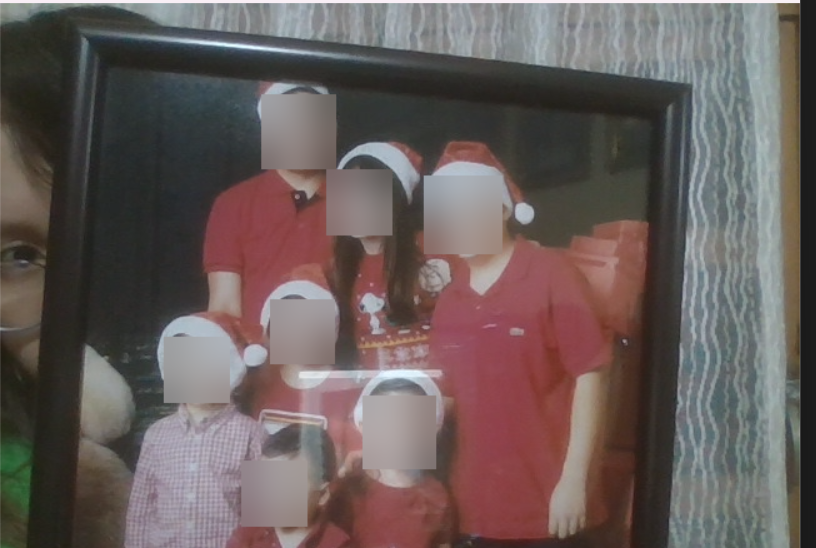
#> input picture Example1.png, 816 x 548 px, given in place of the camera
$ python main.py
#> lines starting #> are read from the running program, lines starting #| are printed output that depends on the picture; after the words box and inside, x2 and y2 are one past the last pixel; in counts of white or black regions, pixels touching at a corner belong together
import cv2

# initiates video capture
video = cv2.VideoCapture(0) #Sets 0 at camera ID
video.set (3, 640) # set width
video.set (4, 480) # set height

# Add haar cascade classifiers
#Data of frontal face classifiers
frontal_cascade = cv2.CascadeClassifier(cv2.data.haarcascades
                                        + 'haarcascade_frontalface_default.xml')

#Data of profile face classifiers
profile_cascade = cv2.CascadeClassifier(cv2.data.haarcascades
                                        + 'haarcascade_profileface.xml')

# Loop that initiates the camera
while True:
    capture, img=video.read()
#> img is the input picture: shape (548, 816, 3); mean B, G, R 90.8, 92.6, 104.5

    # Converts image into grayscale
    img_gray=cv2.cvtColor(img, cv2.COLOR_BGR2GRAY)
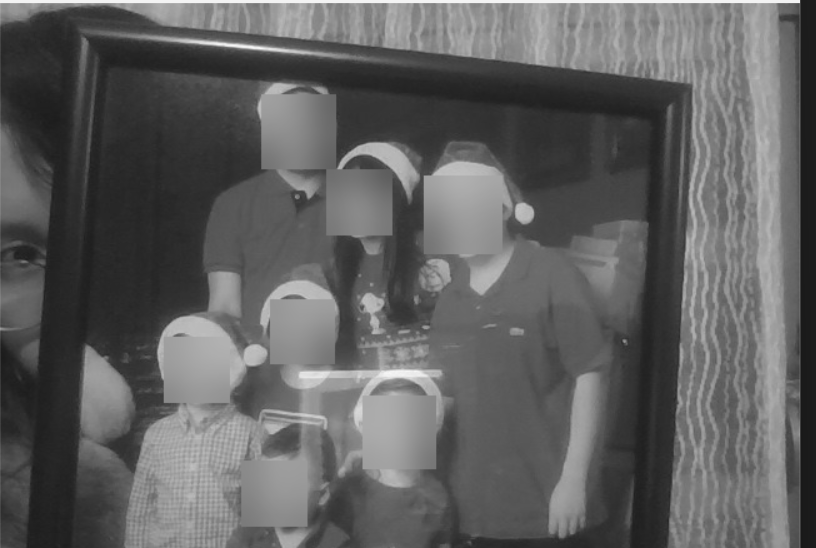
#> img_gray: shape (548, 816); min 25, max 247, mean 95.9

    # Detects faces on image
    face_frontal = frontal_cascade.detectMultiScale(
        img_gray,
        scaleFactor=1.3, # Reduces the image
        minNeighbors=4   # Defines the number rectanglesnto detect a face
    )
#> face_frontal = ()

    face_profile = profile_cascade.detectMultiScale(
        img_gray,
        scaleFactor=1.3, # Reduces the image
        minNeighbors=4  # Defines the number rectangles to detect a face
    )
#> face_profile = ()

    # Join both classifiers
    merge_faces=list(face_frontal) + list (face_profile)
#> merge_faces = []

    # Aplied gaussian blurr for every face detected
    for (x, y, w, h) in merge_faces:

        # Defines the submatrix of the region we want to blurr
        roi = img[y:y + h, x:x + w]

        # Applies Gaussian blur to the "roi"
        blur = cv2.GaussianBlur(roi, (99, 99), 0)

        # Replace the original face region with the blurr
        img[y:y + h, x: x + w] = blur
#> this loop made 0 passes

    #Open camera
    cv2.imshow("Face blurring", img) # Pass image frame

    # Standart quote to close de camera
    if cv2.waitKey(1) & 0xFF==ord('q'): # Press 'q' from the keyboard to close the program
#> (key q is pressed here)
        break

#Release the window resources at close
video.release()
cv2.destroyAllWindows()

$ run again, on miagoth.jpeg
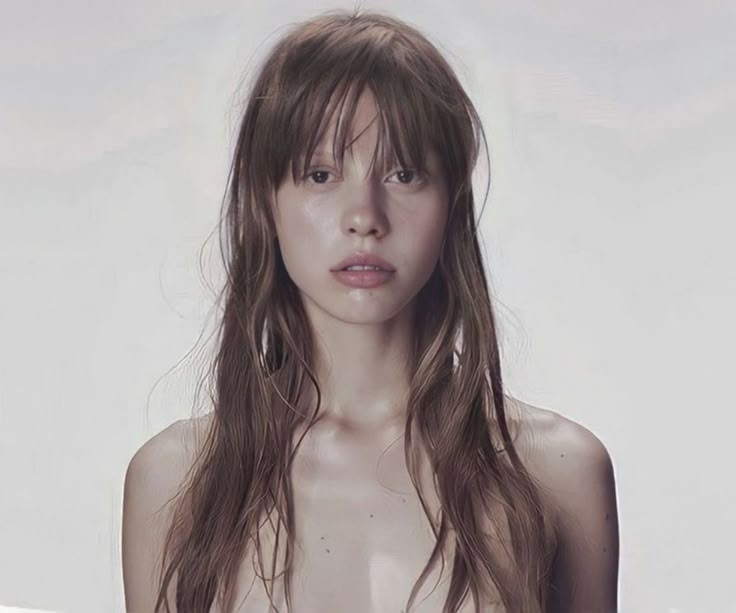
#> input picture miagoth.jpeg, 736 x 613 px, given in place of the camera
#> img is the input picture: shape (613, 736, 3); mean B, G, R 162.9, 163.6, 171.1
#> face_frontal = [[247, 96, 227, 227]]
#> face_profile = ()
#> merge_faces = [[247, 96, 227, 227]]
#> the loop `for (x, y, w, h) in merge_faces:` made 1 pass
#> pass 1, `blur = cv2.GaussianBlur(roi, (99, 99), 0)`:
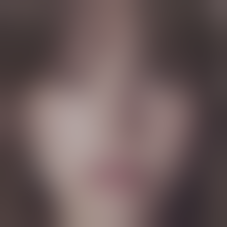
#> blur: shape (227, 227, 3); mean B, G, R 90.2, 90.5, 108.2
#> after the loop `for (x, y, w, h) in merge_faces:`:
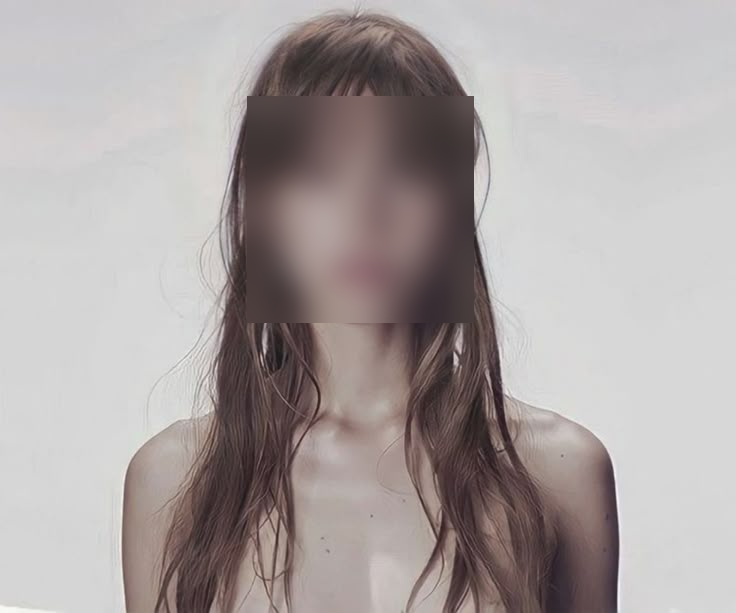
#> img: shape (613, 736, 3); 11.41% of pixels changed, all inside (x1, y1, x2, y2) = (247, 96, 474, 323)
